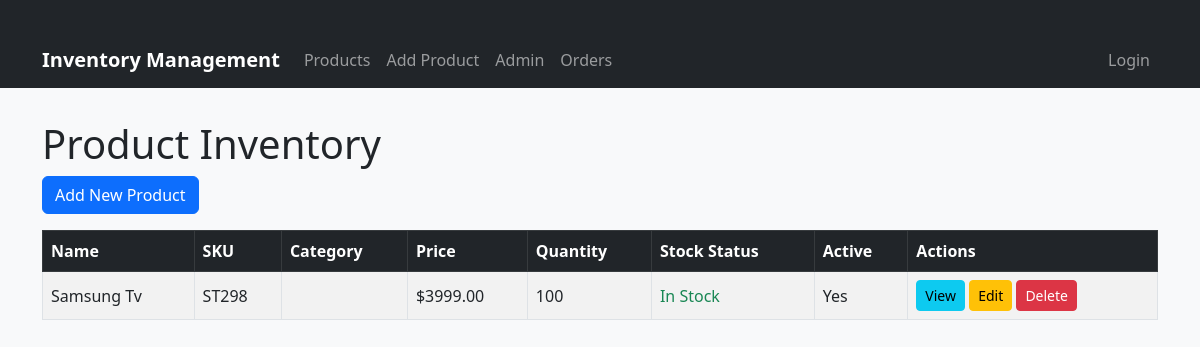
The app's page /inventory/, older data.
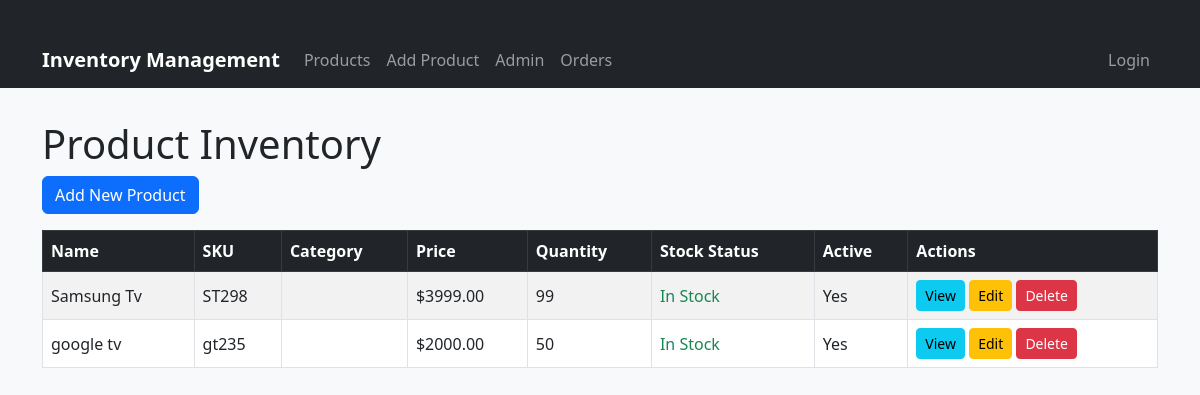
The same page, newer data.
### inventory/models.py (models this page shows, shortened)
class Product(models.Model):
    name = models.CharField(max_length=255)
    sku = models.CharField(max_length=100, unique=True)
    price = models.DecimalField(max_digits=10, decimal_places=2)
    cost = models.DecimalField(max_digits=10, decimal_places=2)
    quantity = models.IntegerField()
    min_stock_level = models.IntegerField(default=10)
    description = models.TextField(blank=True)
    is_active = models.BooleanField(default=True)
    created_by = models.ForeignKey(User, on_delete=models.CASCADE)
    category = models.ForeignKey(Category, on_delete=models.SET_NULL, null=True, blank=True, related_name="products")
    created_at = models.DateTimeField(auto_now_add=True)
    updated_at = models.DateTimeField(auto_now=True)
    def is_low_stock(self):
        return self.quantity <= self.min_stock_level

### inventory/views.py (the view)
# urls.py: path('', views.product_list, name='product_list'),
def product_list(request):
    products = Product.objects.all()
    context = {'products': products}
    return render(request, 'inventory/product_list.html', context)

### inventory/templates/inventory/product_list.html (shortened to what this page needs)
{% extends "inventory/base.html" %}
 {% load widget_tweaks %}
{% block content %}
<h1>Product Inventory</h1>
<a href="{% url 'inventory:product_create' %}" class="btn btn-primary mb-3">Add New Product</a>
<table class="table table-striped table-bordered align-middle">
  <thead class="table-dark">
    <tr>
      <th>Name</th>
      <th>SKU</th>
      <th>Category</th>
      <th>Price</th>
      <th>Quantity</th>
      <th>Stock Status</th>
      <th>Active</th>
      <th>Actions</th>
    </tr>
  </thead>
  <tbody>
    {% for product in products %}
    <tr>
      <td>{{ product.name }}</td>
      <td>{{ product.sku }}</td>
      <td>{{ product.category.name }}</td>
      <td>${{ product.price }}</td>
      <td>{{ product.quantity }}</td>
      <td>
        {% if product.is_low_stock %}
          <span class="text-danger fw-bold">Low Stock</span>
        {% elif product.quantity == 0 %}
          <span class="text-danger fw-bold">Out of Stock</span>
        {% else %}
          <span class="text-success">In Stock</span>
        {% endif %}
      </td>
      <td>{{ product.is_active|yesno:"Yes,No" }}</td>
      <td>
        <a href="{% url 'inventory:product_detail' product.pk %}" class="btn btn-sm btn-info">View</a>
        <a href="{% url 'inventory:product_update' product.pk %}" class="btn btn-sm btn-warning">Edit</a>
        <a href="{% url 'inventory:product_delete' product.pk %}" class="btn btn-sm btn-danger">Delete</a>
      </td>
    </tr>
    {% empty %}
    <tr><td colspan="8" class="text-center">No products found.</td></tr>
    {% endfor %}
  </tbody>
</table>
{% endblock %}

Row changes from the older to the newer data that the page shows:
changed Product "Samsung Tv": quantity "100" → "99"
added Product: name "google tv", sku "gt235", price "2000.00", quantity "50", min_stock_level "In Stock", is_active "Yes"
